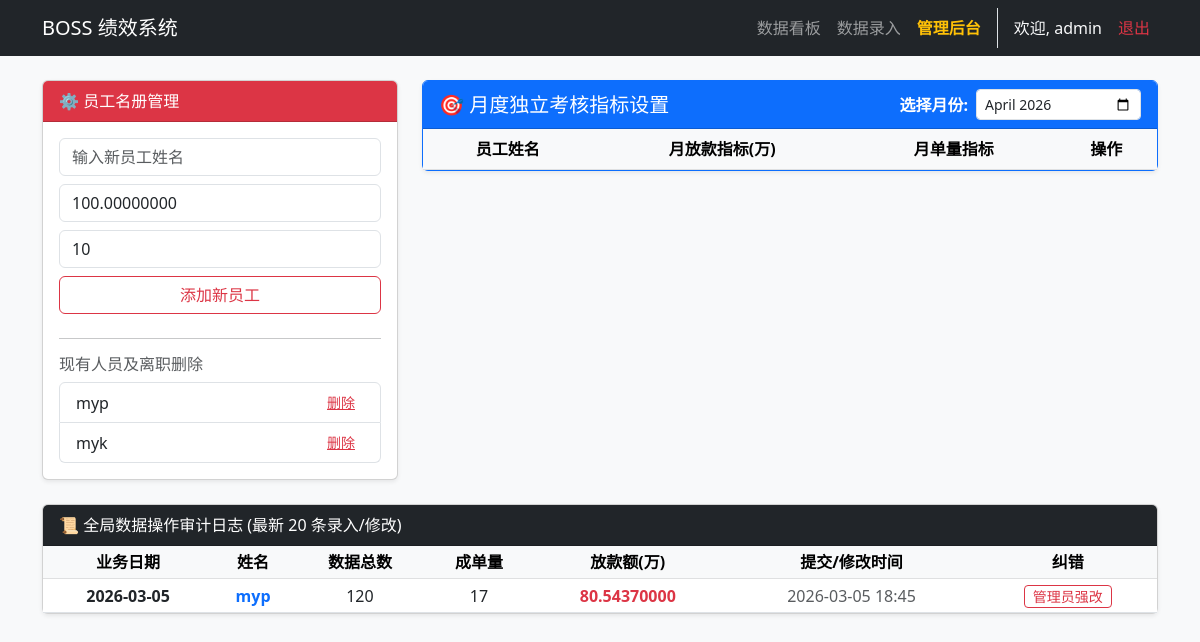
Page /admin (signed in) on the earlier database version.
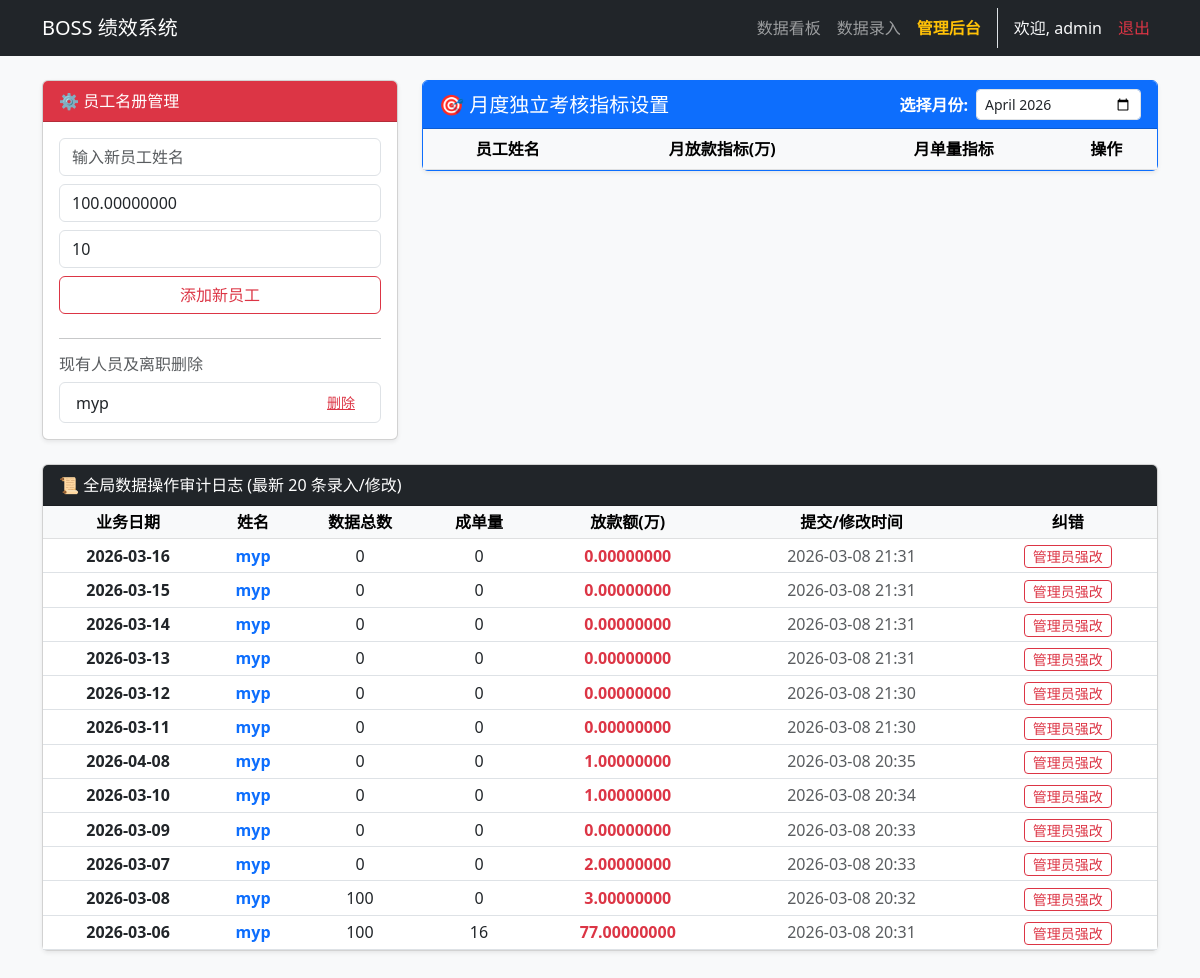
Same page on the later database version.
### app.py (models this page shows)
class Employee(db.Model):
    id = db.Column(db.Integer, primary_key=True)
    name = db.Column(db.String(50), unique=True, nullable=False)

class DailyLog(db.Model):
    id = db.Column(db.Integer, primary_key=True)
    date = db.Column(db.String(20), index=True)
    name = db.Column(db.String(50), index=True)
    total_data_count = db.Column(db.Integer, default=0)
    connected = db.Column(db.Integer, default=0)
    added_wechat = db.Column(db.Integer, default=0)
    pre_audit = db.Column(db.Integer, default=0)
    pre_pass = db.Column(db.Integer, default=0)
    final_audit = db.Column(db.Integer, default=0)
    final_pass = db.Column(db.Integer, default=0)
    loan_orders = db.Column(db.Integer, default=0)
    loan_amount = db.Column(Numeric(precision=18, scale=8), default=0.0)
    next_day_est = db.Column(Numeric(precision=18, scale=8), default=0.0)
    timestamp = db.Column(db.DateTime, default=datetime.datetime.now, index=True)

### app.py (the view, shortened to what this page needs)
@app.route('/admin', methods=['GET', 'POST'])
@login_required
@admin_required
def admin_panel():
    return render_template('admin.html', employees=Employee.query.all(), logs=DailyLog.query.order_by(DailyLog.timestamp.desc()).limit(20).all(), target_month=request.args.get('target_month', datetime.date.today().strftime('%Y-%m')), targets=MonthlyTarget.query.filter_by(month=request.args.get('target_month', datetime.date.today().strftime('%Y-%m'))).all())

### app.py (called while the page is built)
def login_required(f):
    @wraps(f)
    def decorated_function(*args, **kwargs):
        if 'user_id' not in session:
            return redirect(url_for('login'))
        return f(*args, **kwargs)
    return decorated_function

def admin_required(f):
    @wraps(f)
    def decorated_function(*args, **kwargs):
        if not session.get('is_admin'):
            return redirect(url_for('dashboard'))
        return f(*args, **kwargs)
    return decorated_function

### templates/admin.html (shortened to what this page needs)
{% extends "layout.html" %}
{% block content %}
<div class="row">
    <div class="col-md-4">
        <div class="card shadow-sm mb-4">
            <div class="card-header bg-danger text-white">⚙️ 员工名册管理</div>
            <div class="card-body">
                <form method="POST" class="mb-4">
                    <div class="mb-2"><input type="text" name="name" class="form-control" placeholder="输入新员工姓名" required></div>
                    <div class="mb-2"><input type="number" step="0.00000001" name="target_loan" class="form-control" placeholder="首月默认放款指标(万)" value="100.00000000" required></div>
                    <div class="mb-2"><input type="number" name="target_orders" class="form-control" placeholder="首月默认单量指标" value="10" required></div>
                    <button type="submit" class="btn btn-outline-danger w-100">添加新员工</button>
                </form>
                <hr>
                <h6 class="text-muted">现有人员及离职删除</h6>
                <ul class="list-group">
                    {% for emp in employees %}
                    <li class="list-group-item d-flex justify-content-between align-items-center py-1">
                        {{ emp.name }}
                        <form method="POST" onsubmit="return confirm('警告：确定要删除 {{ emp.name }} 吗？他所有的历史流水和指标将被彻底清空！');">
                            <button type="submit" class="btn btn-sm btn-link text-danger">删除</button>
                        </form>
                    </li>
                    {% endfor %}
                </ul>
            </div>
        </div>
    </div>
    <div class="col-md-8">
        <div class="card shadow-sm mb-4 border-primary">
            <div class="card-header bg-primary text-white d-flex justify-content-between align-items-center">
                <h5 class="mb-0">🎯 月度独立考核指标设置</h5>
                <form method="GET" class="d-flex align-items-center m-0">
                    <label class="me-2 text-white fw-bold text-nowrap">选择月份:</label>
                    <input type="month" name="target_month" class="form-control form-control-sm" value="{{ target_month }}" onchange="this.form.submit()">
                </form>
            </div>
            <div class="card-body p-0">
                <div class="table-responsive">
                    <table class="table table-hover table-striped m-0 align-middle text-center">
                        <thead class="table-light">
                            <tr>
                                <th>员工姓名</th>
                                <th>月放款指标(万)</th>
                                <th>月单量指标</th>
                                <th>操作</th>
                            </tr>
                        </thead>
                    </table>
                </div>
            </div>
        </div>
    </div>
</div>
<div class="row">
    <div class="col-md-12">
        <div class="card shadow-sm">
            <div class="card-header bg-dark text-white">📜 全局数据操作审计日志 (最新 20 条录入/修改)</div>
            <div class="card-body p-0">
                <div class="table-responsive">
                    <table class="table table-sm table-hover m-0 align-middle text-center">
                        <thead class="table-light">
                            <tr>
                                <th>业务日期</th><th>姓名</th><th>数据总数</th><th>成单量</th><th>放款额(万)</th><th>提交/修改时间</th><th>纠错</th>
                            </tr>
                        </thead>
                        <tbody>
                            {% for log in logs %}
                            <tr>
                                <td class="fw-bold">{{ log.date }}</td>
                                <td class="fw-bold text-primary">{{ log.name }}</td>
                                <td>{{ log.total_data_count }}</td>
                                <td>{{ log.loan_orders }}</td>
                                <td class="text-danger fw-bold">{{ "%.8f"|format(log.loan_amount|float) }}</td>
                                <td class="text-muted">{{ log.timestamp.strftime('%Y-%m-%d %H:%M') }}</td>
                                <td><a href="{{ url_for('edit_log', log_id=log.id) }}" class="btn btn-sm btn-outline-danger py-0">管理员强改</a></td>
                            </tr>
                            {% endfor %}
                        </tbody>
                    </table>
                </div>
            </div>
        </div>
    </div>
</div>
{% endblock %}

### templates/layout.html (shortened to what this page needs)
<!DOCTYPE html>
<html lang="zh-CN">
<head>
    <link href="https://cdn.bootcdn.net/ajax/libs/twitter-bootstrap/5.3.0/css/bootstrap.min.css" rel="stylesheet">
</head>
<body class="bg-light">
    <nav class="navbar navbar-expand-lg navbar-dark bg-dark mb-4">
        <div class="container">
            <a class="navbar-brand" href="{{ url_for('dashboard') }}">BOSS 绩效系统</a>
            {% if session.get('user_id') %}
            <div class="navbar-nav ms-auto">
                <a class="nav-link" href="{{ url_for('dashboard') }}">数据看板</a>
                <a class="nav-link" href="{{ url_for('entry') }}">数据录入</a>
                {% if session.get('is_admin') %}
                <a class="nav-link text-warning fw-bold" href="{{ url_for('admin_panel') }}">管理后台</a>
                {% endif %}
                <span class="nav-link text-light border-start ms-2 ps-3">欢迎, {{ session.username }}</span>
                <a class="nav-link text-danger" href="{{ url_for('logout') }}">退出</a>
            </div>
            {% endif %}
        </div>
    </nav>
    <div class="container pb-5">
        {% block content %}{% endblock %}
    </div>
</body>
</html>

Differences in the rows shown:
removed Employee: name "myk"
added DailyLog: date "2026-03-16", name "myp", total_data_count "0", loan_orders "0", loan_amount "0.00000000", timestamp "2026-03-08 21:31"
added DailyLog: date "2026-03-15", name "myp", total_data_count "0", loan_orders "0", loan_amount "0.00000000", timestamp "2026-03-08 21:31"
added DailyLog: date "2026-03-14", name "myp", total_data_count "0", loan_orders "0", loan_amount "0.00000000", timestamp "2026-03-08 21:31"
added DailyLog: date "2026-03-13", name "myp", total_data_count "0", loan_orders "0", loan_amount "0.00000000", timestamp "2026-03-08 21:31"
added DailyLog: date "2026-03-12", name "myp", total_data_count "0", loan_orders "0", loan_amount "0.00000000", timestamp "2026-03-08 21:30"
added DailyLog: date "2026-03-11", name "myp", total_data_count "0", loan_orders "0", loan_amount "0.00000000", timestamp "2026-03-08 21:30"
added DailyLog: date "2026-04-08", name "myp", total_data_count "0", loan_orders "0", loan_amount "1.00000000", timestamp "2026-03-08 20:35"
added DailyLog: date "2026-03-10", name "myp", total_data_count "0", loan_orders "0", loan_amount "1.00000000", timestamp "2026-03-08 20:34"
added DailyLog: date "2026-03-09", name "myp", total_data_count "0", loan_orders "0", loan_amount "0.00000000", timestamp "2026-03-08 20:33"
added DailyLog: date "2026-03-07", name "myp", total_data_count "0", loan_orders "0", loan_amount "2.00000000", timestamp "2026-03-08 20:33"
added DailyLog: date "2026-03-08", name "myp", total_data_count "100", loan_orders "0", loan_amount "3.00000000", timestamp "2026-03-08 20:32"
changed DailyLog (number 12 of 12 on the later page): date "2026-03-05" → "2026-03-06"; total_data_count "120" → "100"; loan_orders "17" → "16"; loan_amount "80.54370000" → "77.00000000"; timestamp "2026-03-05 18:45" → "2026-03-08 20:31"
